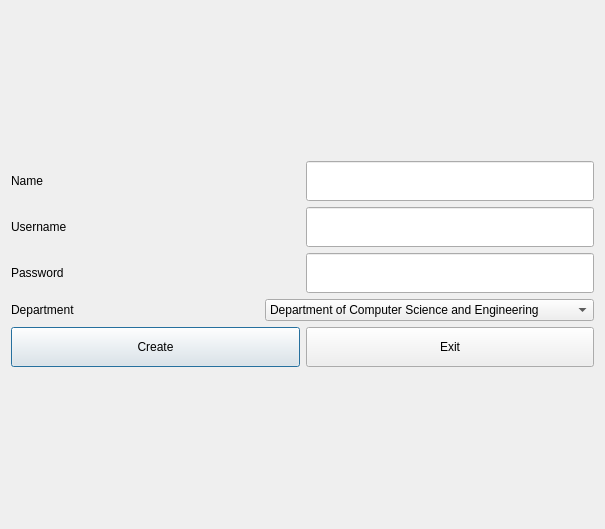
<?xml version="1.0" encoding="UTF-8"?>
<ui version="4.0">
 <class>Professor</class>
 <widget class="QDialog" name="Professor">
  <property name="geometry">
   <rect>
    <x>0</x>
    <y>0</y>
    <width>605</width>
    <height>529</height>
   </rect>
  </property>
  <property name="windowTitle">
   <string>Dialog</string>
  </property>
  <layout class="QGridLayout" name="gridLayout">
   <item row="0" column="0">
    <layout class="QVBoxLayout" name="verticalLayout">
     <item>
      <layout class="QHBoxLayout" name="horizontalLayout">
       <item>
        <widget class="QLabel" name="label">
         <property name="text">
          <string>Name</string>
         </property>
        </widget>
       </item>
       <item>
        <widget class="QLineEdit" name="cp_name">
         <property name="sizePolicy">
          <sizepolicy hsizetype="Minimum" vsizetype="Maximum">
           <horstretch>0</horstretch>
           <verstretch>0</verstretch>
          </sizepolicy>
         </property>
         <property name="minimumSize">
          <size>
           <width>0</width>
           <height>40</height>
          </size>
         </property>
        </widget>
       </item>
      </layout>
     </item>
     <item>
      <layout class="QHBoxLayout" name="horizontalLayout_2">
       <item>
        <widget class="QLabel" name="label_2">
         <property name="text">
          <string>Username</string>
         </property>
        </widget>
       </item>
       <item>
        <widget class="QLineEdit" name="cp_username">
         <property name="sizePolicy">
          <sizepolicy hsizetype="Minimum" vsizetype="Maximum">
           <horstretch>0</horstretch>
           <verstretch>0</verstretch>
          </sizepolicy>
         </property>
         <property name="minimumSize">
          <size>
           <width>0</width>
           <height>40</height>
          </size>
         </property>
        </widget>
       </item>
      </layout>
     </item>
     <item>
      <layout class="QHBoxLayout" name="horizontalLayout_3">
       <item>
        <widget class="QLabel" name="label_3">
         <property name="text">
          <string>Password</string>
         </property>
        </widget>
       </item>
       <item>
        <widget class="QLineEdit" name="cp_pwd">
         <property name="enabled">
          <bool>true</bool>
         </property>
         <property name="sizePolicy">
          <sizepolicy hsizetype="Minimum" vsizetype="Maximum">
           <horstretch>0</horstretch>
           <verstretch>0</verstretch>
          </sizepolicy>
         </property>
         <property name="minimumSize">
          <size>
           <width>0</width>
           <height>40</height>
          </size>
         </property>
         <property name="alignment">
          <set>Qt::AlignLeading|Qt::AlignLeft|Qt::AlignVCenter</set>
         </property>
        </widget>
       </item>
      </layout>
     </item>
     <item>
      <layout class="QHBoxLayout" name="horizontalLayout_4">
       <item>
        <widget class="QLabel" name="label_4">
         <property name="text">
          <string>Department</string>
         </property>
        </widget>
       </item>
       <item>
        <widget class="QComboBox" name="cp_dept">
         <property name="sizePolicy">
          <sizepolicy hsizetype="Minimum" vsizetype="Maximum">
           <horstretch>0</horstretch>
           <verstretch>0</verstretch>
          </sizepolicy>
         </property>
         <item>
          <property name="text">
           <string>Department of Computer Science and Engineering</string>
          </property>
         </item>
         <item>
          <property name="text">
           <string>Department of Mechanical Engineering</string>
          </property>
         </item>
         <item>
          <property name="text">
           <string>Department of Environmental Science and Engineering</string>
          </property>
         </item>
         <item>
          <property name="text">
           <string>Department of Life Sciences</string>
          </property>
         </item>
         <item>
          <property name="text">
           <string>Department of Mathematics</string>
          </property>
         </item>
         <item>
          <property name="text">
           <string>Department of Physics</string>
          </property>
         </item>
         <item>
          <property name="text">
           <string>Department of Chemical Science and Engineering</string>
          </property>
         </item>
         <item>
          <property name="text">
           <string>Department of Geometics Engineering</string>
          </property>
         </item>
         <item>
          <property name="text">
           <string>Department of Civil Engineering</string>
          </property>
         </item>
         <item>
          <property name="text">
           <string>Department of Architecture</string>
          </property>
         </item>
         <item>
          <property name="text">
           <string>Department of Pharmacy</string>
          </property>
         </item>
         <item>
          <property name="text">
           <string>Department of Biotechnology</string>
          </property>
         </item>
         <item>
          <property name="text">
           <string>Department of Electrical and Electronics Engineering</string>
          </property>
         </item>
         <item>
          <property name="text">
           <string>Department of Management</string>
          </property>
         </item>
        </widget>
       </item>
      </layout>
     </item>
     <item>
      <layout class="QHBoxLayout" name="horizontalLayout_5">
       <item>
        <widget class="QPushButton" name="cp_create">
         <property name="minimumSize">
          <size>
           <width>0</width>
           <height>40</height>
          </size>
         </property>
         <property name="text">
          <string>Create</string>
         </property>
        </widget>
       </item>
       <item>
        <widget class="QPushButton" name="cp_exit">
         <property name="minimumSize">
          <size>
           <width>0</width>
           <height>40</height>
          </size>
         </property>
         <property name="text">
          <string>Exit</string>
         </property>
        </widget>
       </item>
      </layout>
     </item>
    </layout>
   </item>
  </layout>
 </widget>
 <resources/>
 <connections/>
</ui>
